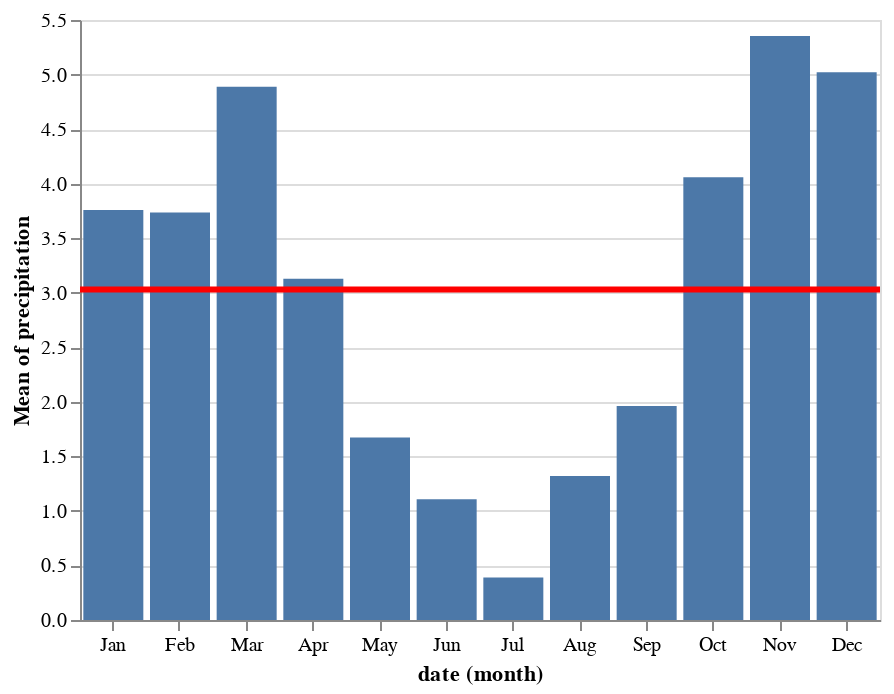

Notebook cell for this chart:
### Markdown cell above
This `+` operator is a short form of the `alt.layer()` method.

### Code cell


### Figure 1 — Vega-Lite specification as saved in the notebook (floating-point values rounded to 4 significant figures; data arrays with more than 128 entries replaced by an {"elided": "..."} marker saying what was removed)
{"$schema": "https://vega.github.io/schema/vega-lite/v2.6.0.json", "config": {"view": {"height": 300, "width": 400}}, "datasets": {"data-830c39fec90146253fb06a06c26374ef": {"elided": "1461 records"}}, "layer": [{"data": {"name": "data-830c39fec90146253fb06a06c26374ef"}, "encoding": {"x": {"field": "date", "timeUnit": "month", "type": "ordinal"}, "y": {"aggregate": "mean", "field": "precipitation", "type": "quantitative"}}, "mark": "bar"}, {"data": {"name": "data-830c39fec90146253fb06a06c26374ef"}, "encoding": {"y": {"aggregate": "mean", "field": "precipitation", "type": "quantitative"}}, "mark": {"color": "red", "size": 3, "type": "rule"}}]}
